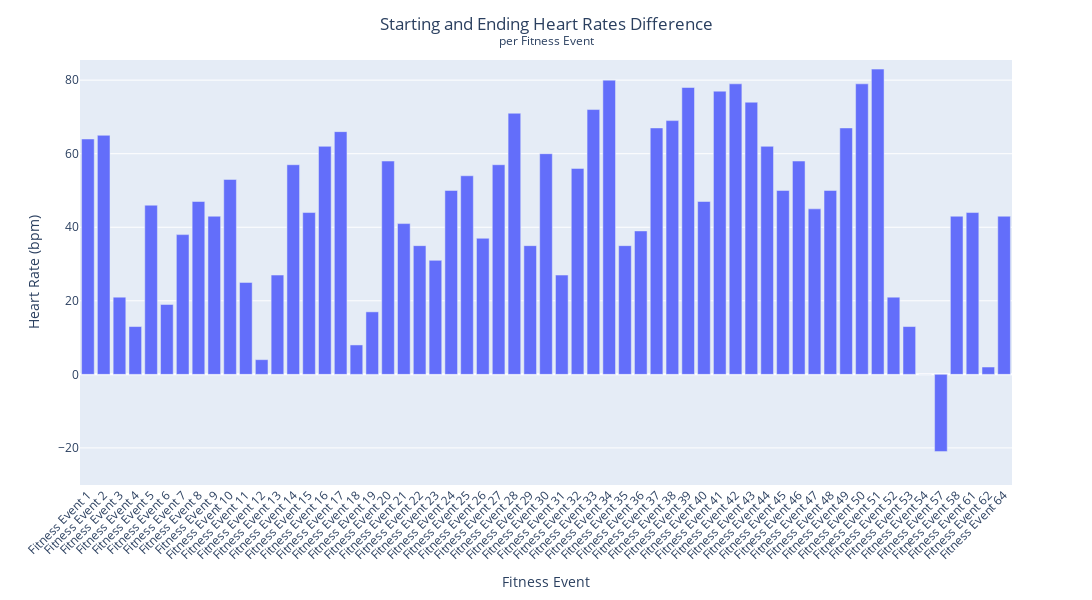

The cell this chart's notebook holds for it:
### Code cell
fig = px.bar(df_hr2, x='Fitness Event', y='Heart Rate Difference')

fig.update_layout(height=600, width=1400, title={
        'text': f"Starting and Ending Heart Rates Difference<br><sup>per Fitness Event</sup>",
        'x':0.5,
        'xanchor': 'center',
        'yanchor': 'top'
    }) 
fig.update_yaxes(title_text='Heart Rate (bpm)', row=1, col=1)
fig.update_xaxes(tickangle=-45)
fig.show()

### Figure 1 — Plotly figure (JSON) as saved in the notebook; plotly's stock layout.template omitted (floating-point values rounded to 4 significant figures)
{"data": [{"alignmentgroup": "True", "hovertemplate": "Fitness Event=%{x}<br>Heart Rate Difference=%{y}<extra></extra>", "legendgroup": "", "marker": {"color": "#636efa", "pattern": {"shape": ""}}, "name": "", "offsetgroup": "", "orientation": "v", "showlegend": false, "textposition": "auto", "type": "bar", "x": ["Fitness Event 1", "Fitness Event 2", "Fitness Event 3", "Fitness Event 4", "Fitness Event 5", "Fitness Event 6", "Fitness Event 7", "Fitness Event 8", "Fitness Event 9", "Fitness Event 10", "Fitness Event 11", "Fitness Event 12", "Fitness Event 13", "Fitness Event 14", "Fitness Event 15", "Fitness Event 16", "Fitness Event 17", "Fitness Event 18", "Fitness Event 19", "Fitness Event 20", "Fitness Event 21", "Fitness Event 22", "Fitness Event 23", "Fitness Event 24", "Fitness Event 25", "Fitness Event 26", "Fitness Event 27", "Fitness Event 28", "Fitness Event 29", "Fitness Event 30", "Fitness Event 31", "Fitness Event 32", "Fitness Event 33", "Fitness Event 34", "Fitness Event 35", "Fitness Event 36", "Fitness Event 37", "Fitness Event 38", "Fitness Event 39", "Fitness Event 40", "Fitness Event 41", "Fitness Event 42", "Fitness Event 43", "Fitness Event 44", "Fitness Event 45", "Fitness Event 46", "Fitness Event 47", "Fitness Event 48", "Fitness Event 49", "Fitness Event 50", "Fitness Event 51", "Fitness Event 52", "Fitness Event 53", "Fitness Event 54", "Fitness Event 57", "Fitness Event 58", "Fitness Event 61", "Fitness Event 62", "Fitness Event 64"], "xaxis": "x", "y": [64, 65, 21, 13, 46, 19, 38, 47, 43, 53, 25, 4, 27, 57, 44, 62, 66, 8, 17, 58, 41, 35, 31, 50, 54, 37, 57, 71, 35, 60, 27, 56, 72, 80, 35, 39, 67, 69, 78, 47, 77, 79, 74, 62, 50, 58, 45, 50, 67, 79, 83, 21, 13, 0, -21, 43, 44, 2, 43], "yaxis": "y"}], "layout": {"barmode": "relative", "height": 600, "legend": {"tracegroupgap": 0}, "margin": {"t": 60}, "title": {"text": "Starting and Ending Heart Rates Difference<br><sup>per Fitness Event</sup>", "x": 0.5, "xanchor": "center", "yanchor": "top"}, "width": 1400, "xaxis": {"anchor": "y", "autorange": true, "domain": [0, 1], "range": [-0.5, 58.5], "tickangle": -45, "title": {"text": "Fitness Event"}, "type": "category"}, "yaxis": {"anchor": "x", "autorange": false, "domain": [0, 1], "range": [-30.08, 85.48], "title": {"text": "Heart Rate (bpm)"}, "type": "linear"}}}
